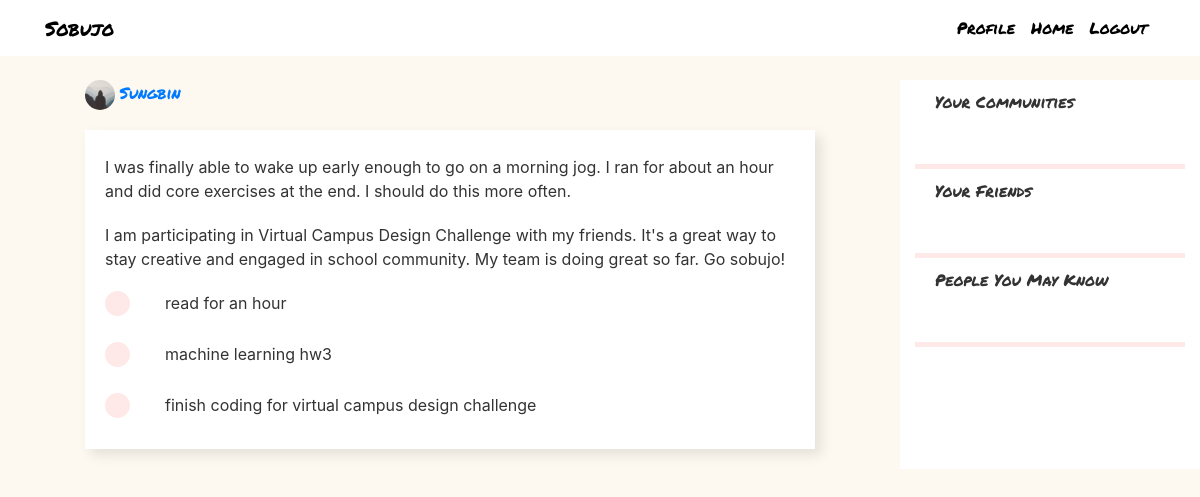
The app's page /home (signed in) with its own data.
### flaskblog/models.py (models this page shows, shortened)
class User(db.Model, UserMixin):
    id = db.Column(db.Integer, primary_key=True)
    username = db.Column(db.String(20), unique=True, nullable=False)
    email = db.Column(db.String(120), unique=True, nullable=False)
    image_file = db.Column(db.String(20), nullable=False, default='default.jpg')
    password = db.Column(db.String(60), nullable=False)
    pages = db.relationship("Page", backref="user")
    friends = db.relationship("User", secondary=friendship,
                           primaryjoin=id==friendship.c.friend_a_id,
                           secondaryjoin=id==friendship.c.friend_b_id)
    community = db.relationship("Community", secondary=membership, backref="members")
    comments = db.relationship("Comment", backref="author") # received

class Entry(db.Model):
    id = db.Column(db.Integer, primary_key=True)
    page_id = db.Column(db.Integer, db.ForeignKey('page.id'), nullable=False)
    text = db.Column(db.String(500), nullable=False)
    comments = db.relationship("Comment", backref="entry")

class Goal(db.Model):
    id = db.Column(db.Integer, primary_key=True)
    page_id = db.Column(db.Integer, db.ForeignKey('page.id'), nullable=False)
    text = db.Column(db.String(500), nullable=False)
    comments = db.relationship("Comment", backref="goal")

### flaskblog/routes.py (the view)
@app.route("/home", methods=['GET', 'POST'])
@login_required
def home():
    entries = defaultdict(list)
    goals = defaultdict(list)
    for friend in current_user.friends:
        for page in friend.pages:
            entries[friend].extend(Entry.query.filter_by(page_id=page.id).all())
            goals[friend].extend(Goal.query.filter_by(page_id=page.id).all())
    return render_template('home.html', entries=entries, goals=goals)

### flaskblog/models.py (called while the page is built)
@login_manager.user_loader
def load_user(user_id):
    return User.query.get(int(user_id))

### flaskblog/templates/home.html
{% extends "layout.html" %}
{% block content %}
<div class="container-feed">
    {% for author in entries %}
        <img class="rounded-circle feed-img" src="{{ url_for('static', filename='profile_pics/' + author.image_file) }}">
        <span class="feed-style"> <a href="{{ url_for('spectate', user_id=author.id) }}"> {{ author.username }} </a> </span>
        <div class="entry-style">
            {% for entry in entries[author] %}
              <div class="individual-goal">{{ entry.text }} </div>
            {%  endfor %}
            {% for goal in goals[author] %}
              <div class="row individual-goal">
                <div class="col-md-1">
                    <div class="dot"></div>
                </div>
                <div class="col-md-11">
                    <div> {{ goal.text }} </div>
                </div>
            </div>
            {%  endfor %}
        </div>
    {% endfor %}
</div>
{% endblock content %}

### flaskblog/static/main.css (style rules this page uses)
body { background-color: #FEF9F0; color: #333333; margin-top: 5rem; }
.dot { height: 25px; width: 25px; background-color: #FFE8E8; border-radius: 50%; display: inline-block; }
.entry-style { margin-top: 20px; background: #ffffff; padding: 15px 20px; box-shadow: 6px 6px 12px rgba(0, 0, 0, 0.1); margin-bottom: 20px; }
.individual-goal { padding-top: 10px; padding-bottom: 10px; }
.container-feed { padding-left: 70px; padding-right: 70px; }
.feed-style { font-family: Permanent Marker; font-size: 16px; line-height: 16px; }
.feed-img { height: 30px; width: 30px; }

### records on screen
User: image_file (placeholder picture), username "Sungbin"
Entry: text "I was finally able to wake up early enough to go on a morning jog. I ran for about an hour and did core exercises at the end. I should do this more often."
Entry: text "I am participating in Virtual Campus Design Challenge with my friends. It's a great way to stay creative and engaged in school community. My team is doing great so far. Go sobujo!"
Goal: text "read for an hour"
Goal: text "machine learning hw3"
Goal: text "finish coding for virtual campus design challenge"
